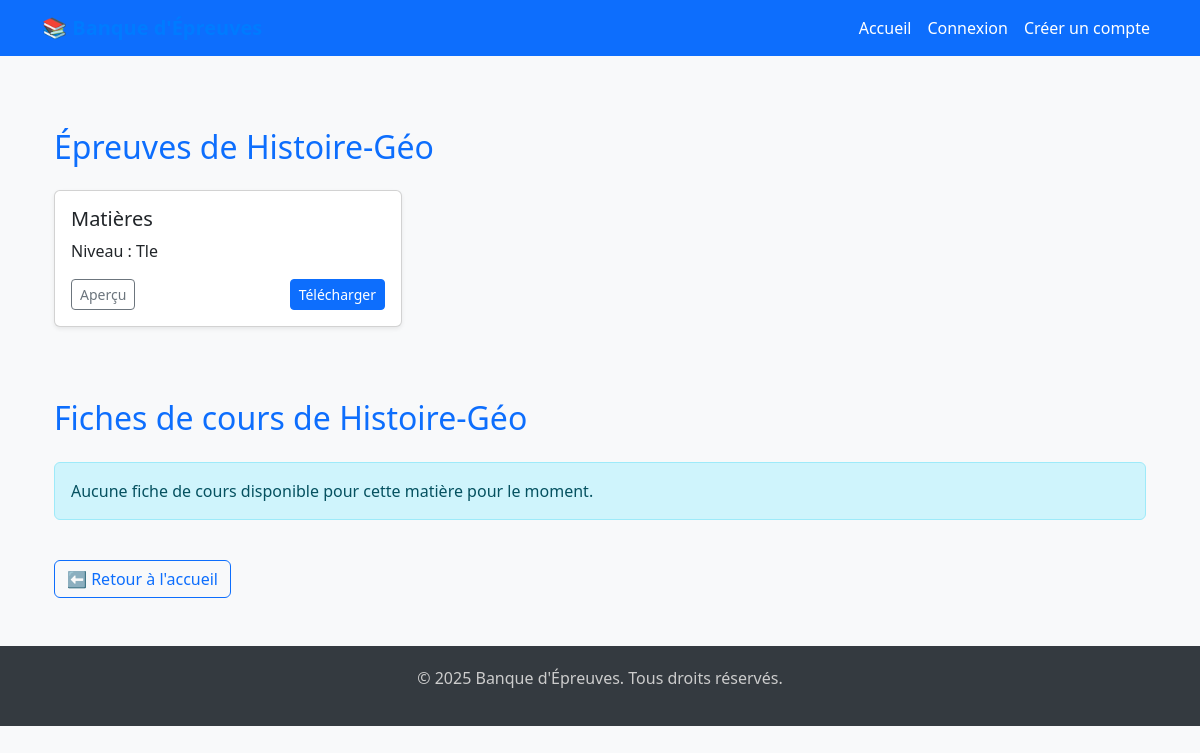
Page /matieres/3/epreuves/ on the committed database.
### blog/models.py (models this page shows, shortened)
class Matière(models.Model):
    nom = models.CharField(max_length=100)
    created_at = models.DateTimeField(auto_now_add=True)
    updated_at = models.DateTimeField(auto_now=True)

class Epreuve(models.Model):
    NIVEAUX = [
        ('Tle', 'Terminale'),
        ('1ère', 'Première'),
        ('2nde', 'Seconde'),
        ('3e', 'Troisième'),
        ('4e', 'Quatrième'),
        ('5e', 'Cinquième'),
        ('6e', 'Sixième'),
        ('CI', 'Cours d\'Initiation'),
        ('CP', 'Cours Préparatoire'),
        ('CE1', 'Cours Élémentaire 1'),
        ('CE2', 'Cours Élémentaire 2'),
        ('CM1', 'Cours Moyen 1'),
        ('CM2', 'Cours Moyen 2'),
        ('6e', '6e'),
        ('5e', '5e'),
        ('4e', '4e'),
        ('3e', '3e'),
        ('2nde', '2nde'),
        ('1ère', '1ère'),
        ('Tle', 'Terminale'),
        ('BTS', 'BTS'),
        ('Licence', 'Licence'),
    ]
    titre = models.CharField(max_length=255)
    fichier = models.FileField(upload_to='epreuves/')
    prix = models.DecimalField(max_digits=6, decimal_places=2)
    matiere = models.ForeignKey(Matière, on_delete=models.CASCADE)
    niveau = models.CharField(max_length=100, choices=NIVEAUX, default='Tle')
    annee = models.CharField(max_length=10, default='2024')
    telechargements = models.IntegerField(default=0)
    created_at = models.DateTimeField(auto_now_add=True)

### blog/views.py (the view)
# urls.py: path('matieres/<int:matiere_id>/epreuves/', views.epreuves_par_matiere, name='epreuves_par_matiere'),
def epreuves_par_matiere(request, matiere_id):
    matiere = get_object_or_404(Matière, id=matiere_id)
    epreuves = Epreuve.objects.filter(matiere=matiere)
    fiches = FicheCours.objects.filter(matiere=matiere)
    context = {
        'epreuves': epreuves,
        'matiere': matiere,
        'fiches': fiches,
    }
    return render(request, "epreuves_par_matiere.html", context)

### blog/templates/epreuves_par_matiere.html (shortened to what this page needs)
{% extends 'base.html' %}
{% block content %}
<div class="container my-5">
  <h2 class="mb-4 text-primary">Épreuves de {{ matiere.nom }}</h2>
  {% if epreuves %}
  <div class="row">
    {% for epreuve in epreuves %}
    <div class="col-md-4 mb-4">
      <div class="card h-100 shadow-sm">
        <div class="card-body d-flex flex-column">
          <h5 class="card-title">{{ epreuve.titre }}</h5>
          <p class="card-text">Niveau : {{ epreuve.niveau }}</p>
          <div class="mt-auto d-flex justify-content-between">
            <a href="{{ epreuve.fichier.url }}" target="_blank" class="btn btn-sm btn-outline-secondary">Aperçu</a>
            <button class="btn btn-sm btn-primary" data-bs-toggle="modal" data-bs-target="#modal{{ epreuve.id }}">
              Télécharger
            </button>
          </div>
        </div>
      </div>
    </div>
    {% endfor %}
  </div>
  {% else %}
    <div class="alert alert-info">Aucune épreuve disponible pour cette matière pour le moment.</div>
  {% endif %}
  <h2 class="mb-4 text-primary mt-5">Fiches de cours de {{ matiere.nom }}</h2>
  {% if fiches %}
  <div class="row">
    {% for fiche in fiches %}
    <div class="col-md-4 mb-4">
      <div class="card h-100 shadow-sm">
        <div class="card-body d-flex flex-column">
          <h5 class="card-title">{{ fiche.titre }}</h5>
          <p class="card-text">Niveau : {{ fiche.niveau }}</p>
          {% if fiche.description %}
          <p class="card-text">{{ fiche.description|truncatewords:20 }}</p>
          {% endif %}
          <div class="mt-auto d-flex justify-content-end">
            <a href="{{ fiche.fichier.url }}" download class="btn btn-sm btn-primary">
              Télécharger
            </a>
          </div>
        </div>
      </div>
    </div>
    {% endfor %}
  </div>
  {% else %}
    <div class="alert alert-info">Aucune fiche de cours disponible pour cette matière pour le moment.</div>
  {% endif %}
  <a href="{% url 'home' %}" class="btn btn-outline-primary mt-4">⬅ Retour à l'accueil</a>
</div>
{% endblock %}

### app_auth/templates/base.html (style rules this page uses)
body { background-color: #f8f9fa; }

### rows in the picture
Matière: nom "Histoire-Géo"
Epreuve: titre "Matières", niveau "Tle"
